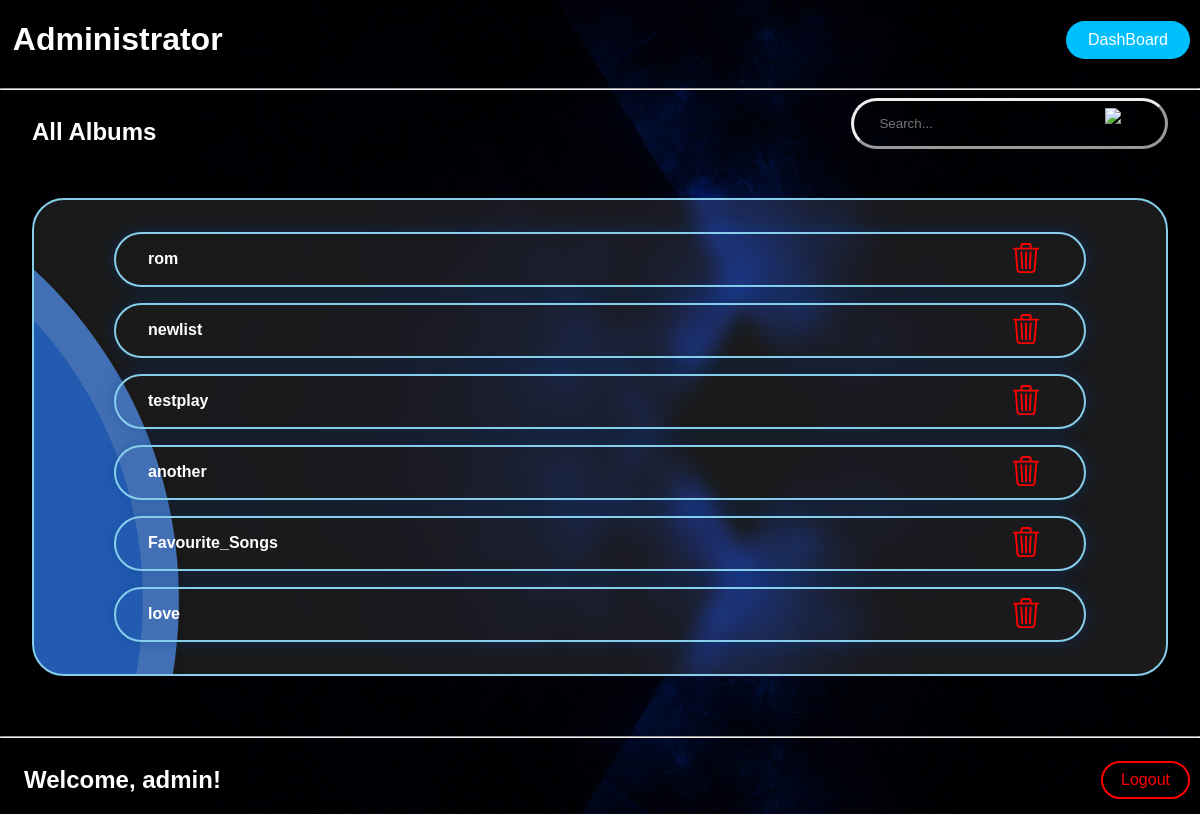
Page /admin_albums (signed in) on the committed database.
### tables this page shows
CREATE TABLE album(playlist_name text, sid text, user text);

### app.py (the view)
@app.route('/admin_albums', methods=['GET'])
def admin_albums():
    con=get_db_connection()
    cur=con.cursor()
    cur.execute("select playlist_name from album")
    abm_nm=cur.fetchall()
    con.close()
    return render_template('admin_albums.html', album_name=abm_nm, nm=session.get('name'))

### model.py (called while the page is built)
def get_db_connection():
    conn = sqlite3.connect('database.db')
    conn.row_factory = sqlite3.Row
    return conn

### templates/admin_albums.html (shortened to what this page needs)
<!DOCTYPE html>
<html lang="en">
<head>
    <link rel="stylesheet" href="{{ url_for('static', filename='style.css') }}">
</head>
<body>
    <header>
        <h1>Administrator</h1>
        <div class="button">
            <a id="button1" onclick="goBack()">DashBoard</a>
        </div>
    </header>
    <hr>
    <div class="admin_tracks">
        <div class="row1">
            <h2>All Albums</h2>
            <div class="sbox" >
                <form action="/app/search" method="post" autocomplete="off">
                    <input type="text" title="search" name="search" placeholder="Search..." required>
                    <button type="submit"><img src="{{ url_for('static', filename='search.svg') }}" alt="search"></button>
                </form>
            </div>
        </div>
    <div class="carddesign row">
        {% for album in album_name %}
            <div class="item" style="padding: 0.5em 2em;">
                <h4>{{album[0]}}</h4>
                <form action="{{ url_for('delete_album', abm=album[0]) }}" method="POST"><button type="submit" style="background: none;border:none;cursor: pointer;margin-right: 5px;"><img src="{{url_for('static', filename='delete.svg')}}" alt="del"></button></form>
            </div>
        {% endfor %}
    </div>
    <hr style="margin-top: 5%;">
    <header>
        <h2 style="margin-left: 1em;">Welcome, {{ nm }}!</h2>
        <a id="button2" href="{{ url_for('logout') }}" style="color: var(--danger);border: 2px solid var(--danger);">Logout</a>
    </header>
</body>
</html>

### static/style.css (style rules this page uses)
:root { --back-color:#121B25; --button-text-color:skyblue; --button-color:deepskyblue; --text-color:white; --danger:red; }
body { background-image: url(background.jpg); background-repeat: no-repeat; background-position: center; background-size: cover; font-family: Arial, sans-serif; min-height: 100vh; margin: 0; padding:0; }
h3,p,h1, h1 a,h2,h4,label { color: var(--text-color); }
.sbox { display:flex; border-radius: 2rem; border-style: outset; align-items: center; justify-content: space-between; width: auto; height: 45px; }
.sbox input { color: var(--text-color); padding: 0.94em; text-align: left; width: 100%; background: none; margin-left:1em; border: none; }
.sbox form { display: contents; }
.sbox button { background: none; border:none; border:none; cursor: pointer; padding: 1.5em; }
.carddesign { background: url(cardpattern.png) rgba(255, 255, 255,0.1); background-position: -51em -7em; background-repeat: no-repeat; backdrop-filter: blur(10px); }
#button1 { background-color: var(--button-color); color: var(--text-color); padding: 10px 22px; cursor: pointer; margin: 10px; border-radius: 2em; text-decoration: none; }
#button2 { color: var(--button-text-color); background: none; padding: 8px 18px; cursor: pointer; margin: 10px; border-radius: 2em; border: 2px solid var(--button-color); text-decoration: none; }
header { display: flex; align-items: center; justify-content: space-between; }
h1 { padding: 0 0.4em; }
.button { display: flex; align-items: center; justify-content: center; }
.admin_tracks .row1 { display: flex; justify-content: space-between; margin: 0 2em; }
.admin_tracks .row { border: 2px solid var(--button-text-color); border-radius: 2em; margin: 2em; padding: 1em; align-items: center; }
.admin_tracks .row .item { display: flex; color: var(--text-color); align-items: center; margin: 1em 4em; padding: 1.5em 2em; justify-content: space-between; box-shadow: 0 0 1em rgba(3, 62, 145, 0.4); border: 2px solid var(--button-text-color); border-radius: 2em; }
.admin_tracks .row .item h4 { margin:0 auto 0 0; }

### rows in the picture
album: playlist_name "rom"
album: playlist_name "newlist"
album: playlist_name "testplay"
album: playlist_name "another"
album: playlist_name "Favourite_Songs"
album: playlist_name "love"

### other values in the picture
{{ nm }} "admin"
